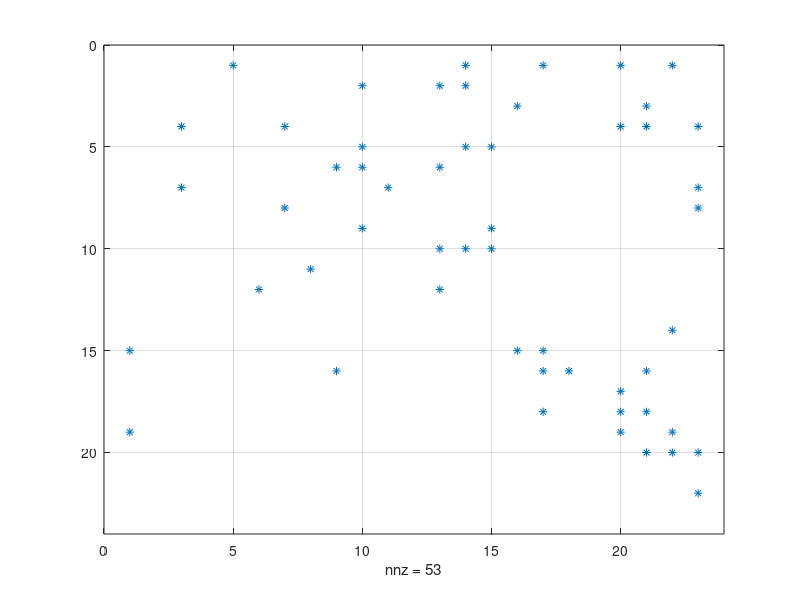

Reproduce this figure in MATLAB. (Note: this script raises an error after producing the figure.)
%fichier sparse en exemple page 147 du livre

i=[1,	1,	1,	1,	1,	2,	2,	2,	3,	3,	4,	4,	4,	4,	4,	5,	5,	5,	6,	6,	6,	7,	7,	7,	8,	8,	9,	9,	10,	10,	10,	11,	12,	12,	14,	15,	15,	15,	16,	16,	16,	16,	17,	18,	18,	18,	19,	19,	19,	20,	20,	20,	22];	
j=[5,	14,	20,	17,	22,	13,	14,	10,	16,	21,	20,	21,	7,	3,	23,	15,	14,	10,	10,	13,	9,	11,	3,	23,	23,	7,	10,	15,	14,	13,	15,	8,	13,	6,	22,	16,	1,	17,	9,	17,	21,	18,	20,	21,	17,	20,	22,	1,	20,	23,	22,	21,	23];	

s=[1,	1,	1,	1,	1,	1,	1,	1,	1,	1,	1,	1,	1,	1,	1,	1,	1,	1,	1,	1,	1,	1,	1,	1,	1,	1,	1,	1,	1,	1,	1,	1,	1,	1,	1,	1,	1,	1,	1,	1,	1,	1,	1,	1,	1,	1,	1,	1,	1,	1,	1,	1,	1];	


%taille de la matrice
n=23;
m=23;

M23=sparse(i,j,s,n,m)
M23_pleine=full(M23)
figure(1)
spy(M23)
grid
figure(2)
pltmat(M23,'M23','r',20)
